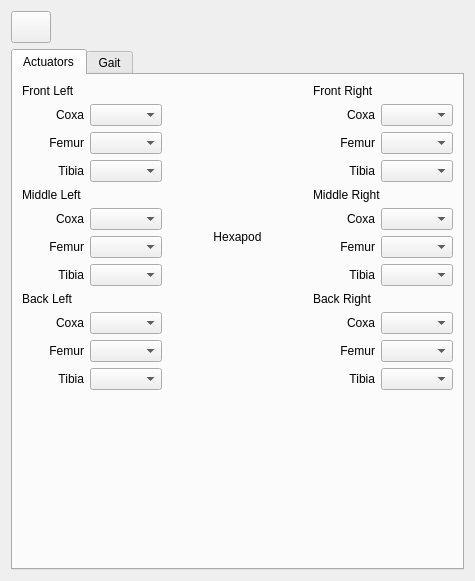
<?xml version="1.0" encoding="UTF-8"?>
<ui version="4.0">
 <class>LeggedMtlobeWidget</class>
 <widget class="QWidget" name="LeggedMtlobeWidget">
  <property name="geometry">
   <rect>
    <x>0</x>
    <y>0</y>
    <width>475</width>
    <height>581</height>
   </rect>
  </property>
  <property name="windowTitle">
   <string>Form</string>
  </property>
  <layout class="QVBoxLayout" name="verticalLayout">
   <item>
    <layout class="QHBoxLayout" name="horizontalLayout">
     <item>
      <widget class="QPushButton" name="pushButtonDelete">
       <property name="sizePolicy">
        <sizepolicy hsizetype="Minimum" vsizetype="Minimum">
         <horstretch>0</horstretch>
         <verstretch>0</verstretch>
        </sizepolicy>
       </property>
       <property name="minimumSize">
        <size>
         <width>32</width>
         <height>32</height>
        </size>
       </property>
       <property name="text">
        <string/>
       </property>
       <property name="icon">
        <iconset resource="../../libres/resources/icons.qrc">
         <normaloff>:/icons/trash.svg</normaloff>:/icons/trash.svg</iconset>
       </property>
      </widget>
     </item>
     <item>
      <spacer name="horizontalSpacer">
       <property name="orientation">
        <enum>Qt::Horizontal</enum>
       </property>
       <property name="sizeHint" stdset="0">
        <size>
         <width>40</width>
         <height>20</height>
        </size>
       </property>
      </spacer>
     </item>
    </layout>
   </item>
   <item>
    <widget class="QTabWidget" name="tabWidget">
     <property name="currentIndex">
      <number>0</number>
     </property>
     <widget class="QWidget" name="tabActuators">
      <attribute name="title">
       <string>Actuators</string>
      </attribute>
      <layout class="QGridLayout" name="gridLayout_7">
       <item row="0" column="2">
        <layout class="QGridLayout" name="gridLayout_4">
         <item row="2" column="1">
          <widget class="ActuatorSelector" name="comboBoxLimitSwitchStartPin_10">
           <property name="enabled">
            <bool>true</bool>
           </property>
           <property name="sizePolicy">
            <sizepolicy hsizetype="Minimum" vsizetype="Minimum">
             <horstretch>0</horstretch>
             <verstretch>0</verstretch>
            </sizepolicy>
           </property>
           <property name="toolTip">
            <string>The actuator responsible for steering the forward facing set of wheels.</string>
           </property>
          </widget>
         </item>
         <item row="3" column="1">
          <widget class="ActuatorSelector" name="comboBoxLimitSwitchStartPin_11">
           <property name="enabled">
            <bool>true</bool>
           </property>
           <property name="sizePolicy">
            <sizepolicy hsizetype="Minimum" vsizetype="Minimum">
             <horstretch>0</horstretch>
             <verstretch>0</verstretch>
            </sizepolicy>
           </property>
           <property name="toolTip">
            <string>The actuator responsible for steering the forward facing set of wheels.</string>
           </property>
          </widget>
         </item>
         <item row="3" column="0">
          <widget class="QLabel" name="label_13">
           <property name="sizePolicy">
            <sizepolicy hsizetype="Minimum" vsizetype="Minimum">
             <horstretch>0</horstretch>
             <verstretch>0</verstretch>
            </sizepolicy>
           </property>
           <property name="text">
            <string>Tibia</string>
           </property>
           <property name="alignment">
            <set>Qt::AlignRight|Qt::AlignTrailing|Qt::AlignVCenter</set>
           </property>
          </widget>
         </item>
         <item row="1" column="0">
          <widget class="QLabel" name="label_14">
           <property name="sizePolicy">
            <sizepolicy hsizetype="Minimum" vsizetype="Minimum">
             <horstretch>0</horstretch>
             <verstretch>0</verstretch>
            </sizepolicy>
           </property>
           <property name="text">
            <string>Coxa</string>
           </property>
           <property name="alignment">
            <set>Qt::AlignRight|Qt::AlignTrailing|Qt::AlignVCenter</set>
           </property>
          </widget>
         </item>
         <item row="1" column="1">
          <widget class="ActuatorSelector" name="comboBoxLimitSwitchStartPin_12">
           <property name="enabled">
            <bool>true</bool>
           </property>
           <property name="sizePolicy">
            <sizepolicy hsizetype="Minimum" vsizetype="Minimum">
             <horstretch>0</horstretch>
             <verstretch>0</verstretch>
            </sizepolicy>
           </property>
           <property name="toolTip">
            <string>The actuator responsible for steering the forward facing set of wheels.</string>
           </property>
          </widget>
         </item>
         <item row="2" column="0">
          <widget class="QLabel" name="label_15">
           <property name="sizePolicy">
            <sizepolicy hsizetype="Minimum" vsizetype="Minimum">
             <horstretch>0</horstretch>
             <verstretch>0</verstretch>
            </sizepolicy>
           </property>
           <property name="text">
            <string>Femur</string>
           </property>
           <property name="alignment">
            <set>Qt::AlignRight|Qt::AlignTrailing|Qt::AlignVCenter</set>
           </property>
          </widget>
         </item>
         <item row="0" column="0" colspan="2">
          <widget class="QLabel" name="label_16">
           <property name="text">
            <string>Front Right</string>
           </property>
          </widget>
         </item>
        </layout>
       </item>
       <item row="2" column="0">
        <layout class="QGridLayout" name="gridLayout_3">
         <item row="2" column="1">
          <widget class="ActuatorSelector" name="comboBoxLimitSwitchStartPin_7">
           <property name="enabled">
            <bool>true</bool>
           </property>
           <property name="sizePolicy">
            <sizepolicy hsizetype="Minimum" vsizetype="Minimum">
             <horstretch>0</horstretch>
             <verstretch>0</verstretch>
            </sizepolicy>
           </property>
           <property name="toolTip">
            <string>The actuator responsible for steering the forward facing set of wheels.</string>
           </property>
          </widget>
         </item>
         <item row="3" column="1">
          <widget class="ActuatorSelector" name="comboBoxLimitSwitchStartPin_8">
           <property name="enabled">
            <bool>true</bool>
           </property>
           <property name="sizePolicy">
            <sizepolicy hsizetype="Minimum" vsizetype="Minimum">
             <horstretch>0</horstretch>
             <verstretch>0</verstretch>
            </sizepolicy>
           </property>
           <property name="toolTip">
            <string>The actuator responsible for steering the forward facing set of wheels.</string>
           </property>
          </widget>
         </item>
         <item row="3" column="0">
          <widget class="QLabel" name="label_7">
           <property name="sizePolicy">
            <sizepolicy hsizetype="Minimum" vsizetype="Minimum">
             <horstretch>0</horstretch>
             <verstretch>0</verstretch>
            </sizepolicy>
           </property>
           <property name="text">
            <string>Tibia</string>
           </property>
           <property name="alignment">
            <set>Qt::AlignRight|Qt::AlignTrailing|Qt::AlignVCenter</set>
           </property>
          </widget>
         </item>
         <item row="1" column="0">
          <widget class="QLabel" name="label_8">
           <property name="sizePolicy">
            <sizepolicy hsizetype="Minimum" vsizetype="Minimum">
             <horstretch>0</horstretch>
             <verstretch>0</verstretch>
            </sizepolicy>
           </property>
           <property name="text">
            <string>Coxa</string>
           </property>
           <property name="alignment">
            <set>Qt::AlignRight|Qt::AlignTrailing|Qt::AlignVCenter</set>
           </property>
          </widget>
         </item>
         <item row="1" column="1">
          <widget class="ActuatorSelector" name="comboBoxLimitSwitchStartPin_9">
           <property name="enabled">
            <bool>true</bool>
           </property>
           <property name="sizePolicy">
            <sizepolicy hsizetype="Minimum" vsizetype="Minimum">
             <horstretch>0</horstretch>
             <verstretch>0</verstretch>
            </sizepolicy>
           </property>
           <property name="toolTip">
            <string>The actuator responsible for steering the forward facing set of wheels.</string>
           </property>
          </widget>
         </item>
         <item row="2" column="0">
          <widget class="QLabel" name="label_9">
           <property name="sizePolicy">
            <sizepolicy hsizetype="Minimum" vsizetype="Minimum">
             <horstretch>0</horstretch>
             <verstretch>0</verstretch>
            </sizepolicy>
           </property>
           <property name="text">
            <string>Femur</string>
           </property>
           <property name="alignment">
            <set>Qt::AlignRight|Qt::AlignTrailing|Qt::AlignVCenter</set>
           </property>
          </widget>
         </item>
         <item row="0" column="0" colspan="2">
          <widget class="QLabel" name="label_12">
           <property name="text">
            <string>Back Left</string>
           </property>
          </widget>
         </item>
        </layout>
       </item>
       <item row="1" column="0">
        <layout class="QGridLayout" name="gridLayout_2">
         <item row="2" column="1">
          <widget class="ActuatorSelector" name="comboBoxLimitSwitchStartPin_4">
           <property name="enabled">
            <bool>true</bool>
           </property>
           <property name="sizePolicy">
            <sizepolicy hsizetype="Minimum" vsizetype="Minimum">
             <horstretch>0</horstretch>
             <verstretch>0</verstretch>
            </sizepolicy>
           </property>
           <property name="toolTip">
            <string>The actuator responsible for steering the forward facing set of wheels.</string>
           </property>
          </widget>
         </item>
         <item row="3" column="1">
          <widget class="ActuatorSelector" name="comboBoxLimitSwitchStartPin_5">
           <property name="enabled">
            <bool>true</bool>
           </property>
           <property name="sizePolicy">
            <sizepolicy hsizetype="Minimum" vsizetype="Minimum">
             <horstretch>0</horstretch>
             <verstretch>0</verstretch>
            </sizepolicy>
           </property>
           <property name="toolTip">
            <string>The actuator responsible for steering the forward facing set of wheels.</string>
           </property>
          </widget>
         </item>
         <item row="3" column="0">
          <widget class="QLabel" name="label_4">
           <property name="sizePolicy">
            <sizepolicy hsizetype="Minimum" vsizetype="Minimum">
             <horstretch>0</horstretch>
             <verstretch>0</verstretch>
            </sizepolicy>
           </property>
           <property name="text">
            <string>Tibia</string>
           </property>
           <property name="alignment">
            <set>Qt::AlignRight|Qt::AlignTrailing|Qt::AlignVCenter</set>
           </property>
          </widget>
         </item>
         <item row="1" column="0">
          <widget class="QLabel" name="label_5">
           <property name="sizePolicy">
            <sizepolicy hsizetype="Minimum" vsizetype="Minimum">
             <horstretch>0</horstretch>
             <verstretch>0</verstretch>
            </sizepolicy>
           </property>
           <property name="text">
            <string>Coxa</string>
           </property>
           <property name="alignment">
            <set>Qt::AlignRight|Qt::AlignTrailing|Qt::AlignVCenter</set>
           </property>
          </widget>
         </item>
         <item row="1" column="1">
          <widget class="ActuatorSelector" name="comboBoxLimitSwitchStartPin_6">
           <property name="enabled">
            <bool>true</bool>
           </property>
           <property name="sizePolicy">
            <sizepolicy hsizetype="Minimum" vsizetype="Minimum">
             <horstretch>0</horstretch>
             <verstretch>0</verstretch>
            </sizepolicy>
           </property>
           <property name="toolTip">
            <string>The actuator responsible for steering the forward facing set of wheels.</string>
           </property>
          </widget>
         </item>
         <item row="2" column="0">
          <widget class="QLabel" name="label_6">
           <property name="sizePolicy">
            <sizepolicy hsizetype="Minimum" vsizetype="Minimum">
             <horstretch>0</horstretch>
             <verstretch>0</verstretch>
            </sizepolicy>
           </property>
           <property name="text">
            <string>Femur</string>
           </property>
           <property name="alignment">
            <set>Qt::AlignRight|Qt::AlignTrailing|Qt::AlignVCenter</set>
           </property>
          </widget>
         </item>
         <item row="0" column="0" colspan="2">
          <widget class="QLabel" name="label_11">
           <property name="text">
            <string>Middle Left</string>
           </property>
          </widget>
         </item>
        </layout>
       </item>
       <item row="0" column="0">
        <layout class="QGridLayout" name="gridLayout">
         <item row="2" column="1">
          <widget class="ActuatorSelector" name="comboBoxLimitSwitchStartPin_2">
           <property name="enabled">
            <bool>true</bool>
           </property>
           <property name="sizePolicy">
            <sizepolicy hsizetype="Minimum" vsizetype="Minimum">
             <horstretch>0</horstretch>
             <verstretch>0</verstretch>
            </sizepolicy>
           </property>
           <property name="toolTip">
            <string>The actuator responsible for steering the forward facing set of wheels.</string>
           </property>
          </widget>
         </item>
         <item row="3" column="1">
          <widget class="ActuatorSelector" name="comboBoxLimitSwitchStartPin_3">
           <property name="enabled">
            <bool>true</bool>
           </property>
           <property name="sizePolicy">
            <sizepolicy hsizetype="Minimum" vsizetype="Minimum">
             <horstretch>0</horstretch>
             <verstretch>0</verstretch>
            </sizepolicy>
           </property>
           <property name="toolTip">
            <string>The actuator responsible for steering the forward facing set of wheels.</string>
           </property>
          </widget>
         </item>
         <item row="3" column="0">
          <widget class="QLabel" name="label_3">
           <property name="sizePolicy">
            <sizepolicy hsizetype="Minimum" vsizetype="Minimum">
             <horstretch>0</horstretch>
             <verstretch>0</verstretch>
            </sizepolicy>
           </property>
           <property name="text">
            <string>Tibia</string>
           </property>
           <property name="alignment">
            <set>Qt::AlignRight|Qt::AlignTrailing|Qt::AlignVCenter</set>
           </property>
          </widget>
         </item>
         <item row="1" column="0">
          <widget class="QLabel" name="label">
           <property name="sizePolicy">
            <sizepolicy hsizetype="Minimum" vsizetype="Minimum">
             <horstretch>0</horstretch>
             <verstretch>0</verstretch>
            </sizepolicy>
           </property>
           <property name="text">
            <string>Coxa</string>
           </property>
           <property name="alignment">
            <set>Qt::AlignRight|Qt::AlignTrailing|Qt::AlignVCenter</set>
           </property>
          </widget>
         </item>
         <item row="1" column="1">
          <widget class="ActuatorSelector" name="comboBoxLimitSwitchStartPin">
           <property name="enabled">
            <bool>true</bool>
           </property>
           <property name="sizePolicy">
            <sizepolicy hsizetype="Minimum" vsizetype="Minimum">
             <horstretch>0</horstretch>
             <verstretch>0</verstretch>
            </sizepolicy>
           </property>
           <property name="toolTip">
            <string>The actuator responsible for steering the forward facing set of wheels.</string>
           </property>
          </widget>
         </item>
         <item row="2" column="0">
          <widget class="QLabel" name="label_2">
           <property name="sizePolicy">
            <sizepolicy hsizetype="Minimum" vsizetype="Minimum">
             <horstretch>0</horstretch>
             <verstretch>0</verstretch>
            </sizepolicy>
           </property>
           <property name="text">
            <string>Femur</string>
           </property>
           <property name="alignment">
            <set>Qt::AlignRight|Qt::AlignTrailing|Qt::AlignVCenter</set>
           </property>
          </widget>
         </item>
         <item row="0" column="0" colspan="2">
          <widget class="QLabel" name="label_10">
           <property name="text">
            <string>Front Left</string>
           </property>
          </widget>
         </item>
        </layout>
       </item>
       <item row="2" column="2">
        <layout class="QGridLayout" name="gridLayout_5">
         <item row="2" column="1">
          <widget class="ActuatorSelector" name="comboBoxLimitSwitchStartPin_13">
           <property name="enabled">
            <bool>true</bool>
           </property>
           <property name="sizePolicy">
            <sizepolicy hsizetype="Minimum" vsizetype="Minimum">
             <horstretch>0</horstretch>
             <verstretch>0</verstretch>
            </sizepolicy>
           </property>
           <property name="toolTip">
            <string>The actuator responsible for steering the forward facing set of wheels.</string>
           </property>
          </widget>
         </item>
         <item row="3" column="1">
          <widget class="ActuatorSelector" name="comboBoxLimitSwitchStartPin_14">
           <property name="enabled">
            <bool>true</bool>
           </property>
           <property name="sizePolicy">
            <sizepolicy hsizetype="Minimum" vsizetype="Minimum">
             <horstretch>0</horstretch>
             <verstretch>0</verstretch>
            </sizepolicy>
           </property>
           <property name="toolTip">
            <string>The actuator responsible for steering the forward facing set of wheels.</string>
           </property>
          </widget>
         </item>
         <item row="3" column="0">
          <widget class="QLabel" name="label_17">
           <property name="sizePolicy">
            <sizepolicy hsizetype="Minimum" vsizetype="Minimum">
             <horstretch>0</horstretch>
             <verstretch>0</verstretch>
            </sizepolicy>
           </property>
           <property name="text">
            <string>Tibia</string>
           </property>
           <property name="alignment">
            <set>Qt::AlignRight|Qt::AlignTrailing|Qt::AlignVCenter</set>
           </property>
          </widget>
         </item>
         <item row="1" column="0">
          <widget class="QLabel" name="label_18">
           <property name="sizePolicy">
            <sizepolicy hsizetype="Minimum" vsizetype="Minimum">
             <horstretch>0</horstretch>
             <verstretch>0</verstretch>
            </sizepolicy>
           </property>
           <property name="text">
            <string>Coxa</string>
           </property>
           <property name="alignment">
            <set>Qt::AlignRight|Qt::AlignTrailing|Qt::AlignVCenter</set>
           </property>
          </widget>
         </item>
         <item row="1" column="1">
          <widget class="ActuatorSelector" name="comboBoxLimitSwitchStartPin_15">
           <property name="enabled">
            <bool>true</bool>
           </property>
           <property name="sizePolicy">
            <sizepolicy hsizetype="Minimum" vsizetype="Minimum">
             <horstretch>0</horstretch>
             <verstretch>0</verstretch>
            </sizepolicy>
           </property>
           <property name="toolTip">
            <string>The actuator responsible for steering the forward facing set of wheels.</string>
           </property>
          </widget>
         </item>
         <item row="2" column="0">
          <widget class="QLabel" name="label_19">
           <property name="sizePolicy">
            <sizepolicy hsizetype="Minimum" vsizetype="Minimum">
             <horstretch>0</horstretch>
             <verstretch>0</verstretch>
            </sizepolicy>
           </property>
           <property name="text">
            <string>Femur</string>
           </property>
           <property name="alignment">
            <set>Qt::AlignRight|Qt::AlignTrailing|Qt::AlignVCenter</set>
           </property>
          </widget>
         </item>
         <item row="0" column="0" colspan="2">
          <widget class="QLabel" name="label_20">
           <property name="text">
            <string>Back Right</string>
           </property>
          </widget>
         </item>
        </layout>
       </item>
       <item row="0" column="1" rowspan="3">
        <widget class="QLabel" name="label_25">
         <property name="text">
          <string>Hexapod</string>
         </property>
         <property name="alignment">
          <set>Qt::AlignCenter</set>
         </property>
        </widget>
       </item>
       <item row="1" column="2">
        <layout class="QGridLayout" name="gridLayout_6">
         <item row="2" column="1">
          <widget class="ActuatorSelector" name="comboBoxLimitSwitchStartPin_16">
           <property name="enabled">
            <bool>true</bool>
           </property>
           <property name="sizePolicy">
            <sizepolicy hsizetype="Minimum" vsizetype="Minimum">
             <horstretch>0</horstretch>
             <verstretch>0</verstretch>
            </sizepolicy>
           </property>
           <property name="toolTip">
            <string>The actuator responsible for steering the forward facing set of wheels.</string>
           </property>
          </widget>
         </item>
         <item row="3" column="1">
          <widget class="ActuatorSelector" name="comboBoxLimitSwitchStartPin_17">
           <property name="enabled">
            <bool>true</bool>
           </property>
           <property name="sizePolicy">
            <sizepolicy hsizetype="Minimum" vsizetype="Minimum">
             <horstretch>0</horstretch>
             <verstretch>0</verstretch>
            </sizepolicy>
           </property>
           <property name="toolTip">
            <string>The actuator responsible for steering the forward facing set of wheels.</string>
           </property>
          </widget>
         </item>
         <item row="3" column="0">
          <widget class="QLabel" name="label_21">
           <property name="sizePolicy">
            <sizepolicy hsizetype="Minimum" vsizetype="Minimum">
             <horstretch>0</horstretch>
             <verstretch>0</verstretch>
            </sizepolicy>
           </property>
           <property name="text">
            <string>Tibia</string>
           </property>
           <property name="alignment">
            <set>Qt::AlignRight|Qt::AlignTrailing|Qt::AlignVCenter</set>
           </property>
          </widget>
         </item>
         <item row="1" column="0">
          <widget class="QLabel" name="label_22">
           <property name="sizePolicy">
            <sizepolicy hsizetype="Minimum" vsizetype="Minimum">
             <horstretch>0</horstretch>
             <verstretch>0</verstretch>
            </sizepolicy>
           </property>
           <property name="text">
            <string>Coxa</string>
           </property>
           <property name="alignment">
            <set>Qt::AlignRight|Qt::AlignTrailing|Qt::AlignVCenter</set>
           </property>
          </widget>
         </item>
         <item row="1" column="1">
          <widget class="ActuatorSelector" name="comboBoxLimitSwitchStartPin_18">
           <property name="enabled">
            <bool>true</bool>
           </property>
           <property name="sizePolicy">
            <sizepolicy hsizetype="Minimum" vsizetype="Minimum">
             <horstretch>0</horstretch>
             <verstretch>0</verstretch>
            </sizepolicy>
           </property>
           <property name="toolTip">
            <string>The actuator responsible for steering the forward facing set of wheels.</string>
           </property>
          </widget>
         </item>
         <item row="2" column="0">
          <widget class="QLabel" name="label_23">
           <property name="sizePolicy">
            <sizepolicy hsizetype="Minimum" vsizetype="Minimum">
             <horstretch>0</horstretch>
             <verstretch>0</verstretch>
            </sizepolicy>
           </property>
           <property name="text">
            <string>Femur</string>
           </property>
           <property name="alignment">
            <set>Qt::AlignRight|Qt::AlignTrailing|Qt::AlignVCenter</set>
           </property>
          </widget>
         </item>
         <item row="0" column="0" colspan="2">
          <widget class="QLabel" name="label_24">
           <property name="text">
            <string>Middle Right</string>
           </property>
          </widget>
         </item>
        </layout>
       </item>
       <item row="3" column="1">
        <spacer name="verticalSpacer">
         <property name="orientation">
          <enum>Qt::Vertical</enum>
         </property>
         <property name="sizeHint" stdset="0">
          <size>
           <width>20</width>
           <height>40</height>
          </size>
         </property>
        </spacer>
       </item>
      </layout>
     </widget>
     <widget class="QWidget" name="tabGait">
      <attribute name="title">
       <string>Gait</string>
      </attribute>
      <layout class="QVBoxLayout" name="verticalLayout_2">
       <property name="leftMargin">
        <number>0</number>
       </property>
       <property name="topMargin">
        <number>0</number>
       </property>
       <property name="rightMargin">
        <number>0</number>
       </property>
       <property name="bottomMargin">
        <number>0</number>
       </property>
       <item>
        <widget class="GaitWidget" name="widgetGait" native="true">
         <property name="sizePolicy">
          <sizepolicy hsizetype="Minimum" vsizetype="Minimum">
           <horstretch>0</horstretch>
           <verstretch>0</verstretch>
          </sizepolicy>
         </property>
        </widget>
       </item>
      </layout>
     </widget>
    </widget>
   </item>
  </layout>
 </widget>
 <customwidgets>
  <customwidget>
   <class>ActuatorSelector</class>
   <extends>QComboBox</extends>
   <header location="global">hardware/actuator/ActuatorSelector.hpp</header>
  </customwidget>
  <customwidget>
   <class>GaitWidget</class>
   <extends>QWidget</extends>
   <header location="global">gait/GaitWidget.hpp</header>
   <container>1</container>
  </customwidget>
 </customwidgets>
 <resources>
  <include location="../../libres/resources/icons.qrc"/>
 </resources>
 <connections/>
</ui>
